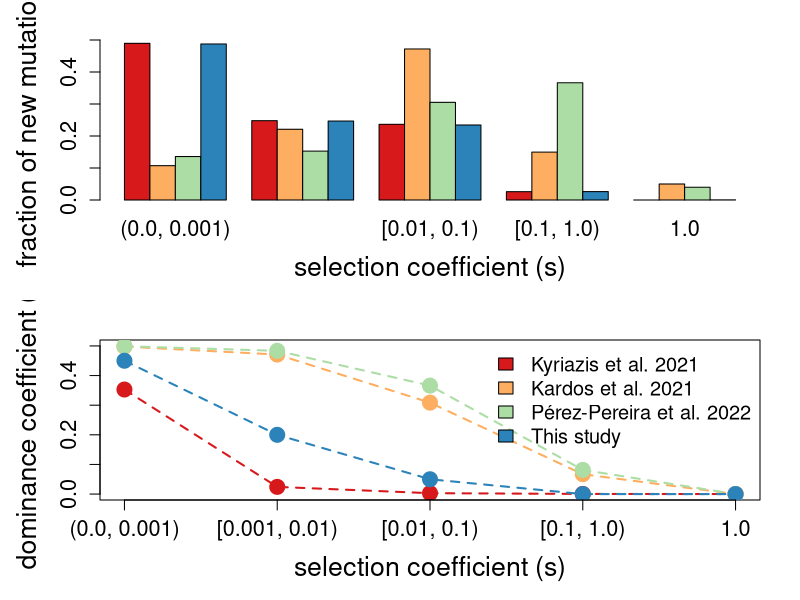

This chart was generated by the following R code:

### script for creating Figure 2 in Kyriazis et al. 2023 AmNat

## draw samples from each DFE and measure proportions of each mutation type
# for each DFE, we set the mean and shape parameters and draw samples from a gamma distribution
# then measure proportion of mutations that occur within discrete bins of "lethal", "semi-lethal", "detrimental", "moderately deleterious", and "weakly deleterious" mutations

## define and draw samples from the 'this paper' DFE and dominance model 
mean = 0.01314833
shape = 0.186
scale = mean/shape
g <- rgamma(n=1000000,shape = shape, scale= scale)

# what proportion of mutations are lethal, and what is their dominance coefficient?
lethals <- g[g>0.99]
new_lethals_frac <- (length(lethals)/length(g))+0.0005 # add in 0.5% lethals
new_lethals_h <- 0

# what proportion of mutations are semi-lethal, and what is their dominance coefficient?
semilethals <- g[g<0.99 & g >0.1]
new_semilet_frac <- length(semilethals)/length(g)*0.995
new_semilet_h <- 0.0

# what proportion of mutations are detrimental, and what is their dominance coefficient?
detrimentals <- g[g<0.1 & g >0.01]
new_detr_frac <- length(detrimentals)/length(g)*0.995
new_detr_h <- 0.05

# what proportion of mutations are moderately deleterious, and what is their dominance coefficient?
modDel <- g[g<0.01 & g >0.001]
new_modDel_frac <- length(modDel)/length(g)*0.995
new_modDel_h <- 0.2

# what proportion of mutations are weakly deleterious, and what is their dominance coefficient?
wkDel <- g[g<0.001]
new_wkDel_frac <- length(wkDel)/length(g)*0.995
new_wkDel_h <- 0.45




## define and draw samples from the Kyriazis et al. 2021 model
mean = 0.01314833
shape = 0.186
scale = mean/shape
g <- rgamma(n=1000000,shape = shape, scale= scale)

# what proportion of mutations are lethal, and what is their dominance coefficient?
lethals <- g[g>0.99]
kim_lethals_frac <- (length(lethals)/length(g))
kim_lethals_h <- mean((0.5)/(1 - 7071.07*(-lethals)))
## note that this isnt defined since no lethals so set to 0
kim_lethals_h <- 0

# what proportion of mutations are semi-lethal, and what is their dominance coefficient?
semilethals <- g[g<0.99 & g >0.1]
kim_semilet_frac <- length(semilethals)/length(g)
kim_semilet_h <- mean((0.5)/(1 - 7071.07*(-semilethals)))

# what proportion of mutations are detrimental, and what is their dominance coefficient?
detrimentals <- g[g<0.1 & g >0.01]
kim_detr_frac <- length(detrimentals)/length(g)
kim_detr_h <- mean((0.5)/(1 - 7071.07*(-detrimentals)))

# what proportion of mutations are moderately deleterious, and what is their dominance coefficient?
modDel <- g[g<0.01 & g >0.001]
kim_modDel_frac <- length(modDel)/length(g)
kim_modDel_h <- mean((0.5)/(1 - 7071.07*(-modDel)))

# what proportion of mutations are weakly deleterious, and what is their dominance coefficient?
wkDel <- g[g<0.001]
kim_wkDel_frac <- length(wkDel)/length(g)
kim_wkDel_h <- mean((0.5)/(1 - 7071.07*(-wkDel)))




## define and draw samples from the Kardos et al. 2021 model
shape = 0.5
scale = 0.1
mean = scale*shape
g <- rgamma(n=1000000,shape = shape, scale= scale)

# what proportion of mutations are lethal, and what is their dominance coefficient?
lethals <- g[g>0.99]
kardos_lethals_frac <- (length(lethals)/length(g))+0.05 # add in 5% lethals
kardos_lethals_h <- mean(0.5*exp(-13*lethals))

# what proportion of mutations are semi-lethal, and what is their dominance coefficient?
semilethals <- g[g<0.99 & g >0.1]
kardos_semilet_frac <- (length(semilethals)/length(g))*0.95
kardos_semilet_h <- mean(0.5*exp(-13*semilethals))

# what proportion of mutations are detrimental, and what is their dominance coefficient?
detrimentals <- g[g<0.1 & g >0.01]
kardos_detr_frac <- (length(detrimentals)/length(g))*0.95
kardos_detr_h <-  mean(0.5*exp(-13*detrimentals))

# what proportion of mutations are moderately deleterious, and what is their dominance coefficient?
modDel <- g[g<0.01 & g >0.001]
kardos_modDel_frac <- (length(modDel)/length(g))*0.95
kardos_modDel_h <- mean(0.5*exp(-13*modDel))

# what proportion of mutations are weakly deleterious, and what is their dominance coefficient?
wkDel <- g[g<0.001]
kardos_wkDel_frac <- (length(wkDel)/length(g))*0.95
kardos_wkDel_h <- mean(0.5*exp(-13*wkDel))



## define and draw samples from the Pérez-Pereira 2022 model
mean=0.2
shape=0.33
scale=mean/shape
g <- rgamma(n=1000000,shape = shape, scale= scale)

# what proportion of mutations are lethal, and what is their dominance coefficient?
lethals <- g[g>0.99]
perez_lethals_frac <- length(lethals)/length(g)
perez_lethals_h <- mean(0.5*exp(-7.6*lethals))

# what proportion of mutations are semi-lethal, and what is their dominance coefficient?
semilethals <- g[g<0.99 & g >0.1]
perez_semilet_frac <- length(semilethals)/length(g)
perez_semilet_h <- mean(0.5*exp(-7.6*semilethals))

# what proportion of mutations are detrimental, and what is their dominance coefficient?
detrimentals <- g[g<0.1 & g >0.01]
perez_detr_frac <- length(detrimentals)/length(g)
perez_detr_h <-  mean(0.5*exp(-7.6*detrimentals))

# what proportion of mutations are moderately deleterious, and what is their dominance coefficient?
modDel <- g[g<0.01 & g >0.001]
perez_modDel_frac <- length(modDel)/length(g)
perez_modDel_h <- mean(0.5*exp(-7.6*modDel))

wkDel <- g[g<0.001]
perez_wkDel_frac <- length(wkDel)/length(g)
perez_wkDel_h <- mean(0.5*exp(-7.6*wkDel))




## plot DFE and dominance models 
pdf("DFE_comparison.pdf", width = 10, height = 9)

par(mfrow=c(2,1), mar = c(5,5,2,2))

library(RColorBrewer)

labs <- 1.6
names <- 1.3
axis <- 1.3
cols <- brewer.pal(4,"Spectral")

# combine proportions of each mutation type for each DFE model
kim_DFE_fractions <- c(kim_wkDel_frac,kim_modDel_frac,kim_detr_frac,kim_semilet_frac, kim_lethals_frac)
kardos_DFE_fractions <- c(kardos_wkDel_frac,kardos_modDel_frac,kardos_detr_frac,kardos_semilet_frac, kardos_lethals_frac)
perez_DFE_fractions <- c(perez_wkDel_frac,perez_modDel_frac,perez_detr_frac,perez_semilet_frac, perez_lethals_frac)
new_DFE_fractions <- c(new_wkDel_frac,new_modDel_frac,new_detr_frac,new_semilet_frac, new_lethals_frac)

DFEs <- rbind(kim_DFE_fractions,kardos_DFE_fractions,perez_DFE_fractions,new_DFE_fractions)
barplot(DFEs,beside=T, ylim=c(0,0.5), xlab="selection coefficient (s)", ylab="fraction of new mutations",names.arg = c("(0.0, 0.001)","[0.001, 0.01)","[0.01, 0.1)","[0.1, 1.0)","1.0"), 
        cex.lab = labs, col=cols, cex.names=names,cex.axis = axis)
#legend("topright", legend=c("Kyriazis et al. 2021","Kardos et al. 2021","Pérez-Pereira et al. 2022","This study"), fill=cols, cex=1.2, bty = "n")

# combine proportions of each mutation type for each dominance model
kim_hs <- c(kim_wkDel_h,kim_modDel_h,kim_detr_h,kim_semilet_h, kim_lethals_h)
kardos_hs <- c(kardos_wkDel_h,kardos_modDel_h,kardos_detr_h,kardos_semilet_h, kardos_lethals_h)
perez_hs <- c(perez_wkDel_h,perez_modDel_h,perez_detr_h,perez_semilet_h, perez_lethals_h)
new_hs <- c(new_wkDel_h,new_modDel_h,new_detr_h,new_semilet_h, new_lethals_h)

# connect dots with lines
size <- 2
plot(kim_hs, col = cols[1], pch=19, cex = size,ylim=c(0,.5), xlab="selection coefficient (s)", ylab="dominance coefficient (h)", xaxt = "n", cex.lab = labs, cex.axis = axis)
lines(kim_hs, lwd=size, lty=2,col = cols[1])
points(kardos_hs,col = cols[2], pch=19, cex = size)
lines(kardos_hs, lwd=size, lty=2,col = cols[2])
points(perez_hs,col = cols[3], pch=19, cex = size)
lines(perez_hs, lwd=size, lty=2,col = cols[3])
points(new_hs,col = cols[4], pch=19, cex = size)
lines(new_hs, lwd=size, lty=2,col = cols[4])

# add axis and legend
axis(1, at=1:5, labels=c("(0.0, 0.001)","[0.001, 0.01)","[0.01, 0.1)","[0.1, 1.0)","1.0"), cex.axis=axis)
legend("topright", legend=c("Kyriazis et al. 2021","Kardos et al. 2021","Pérez-Pereira et al. 2022","This study"), fill=cols, cex=1.2, bty = "n")


dev.off()






  




